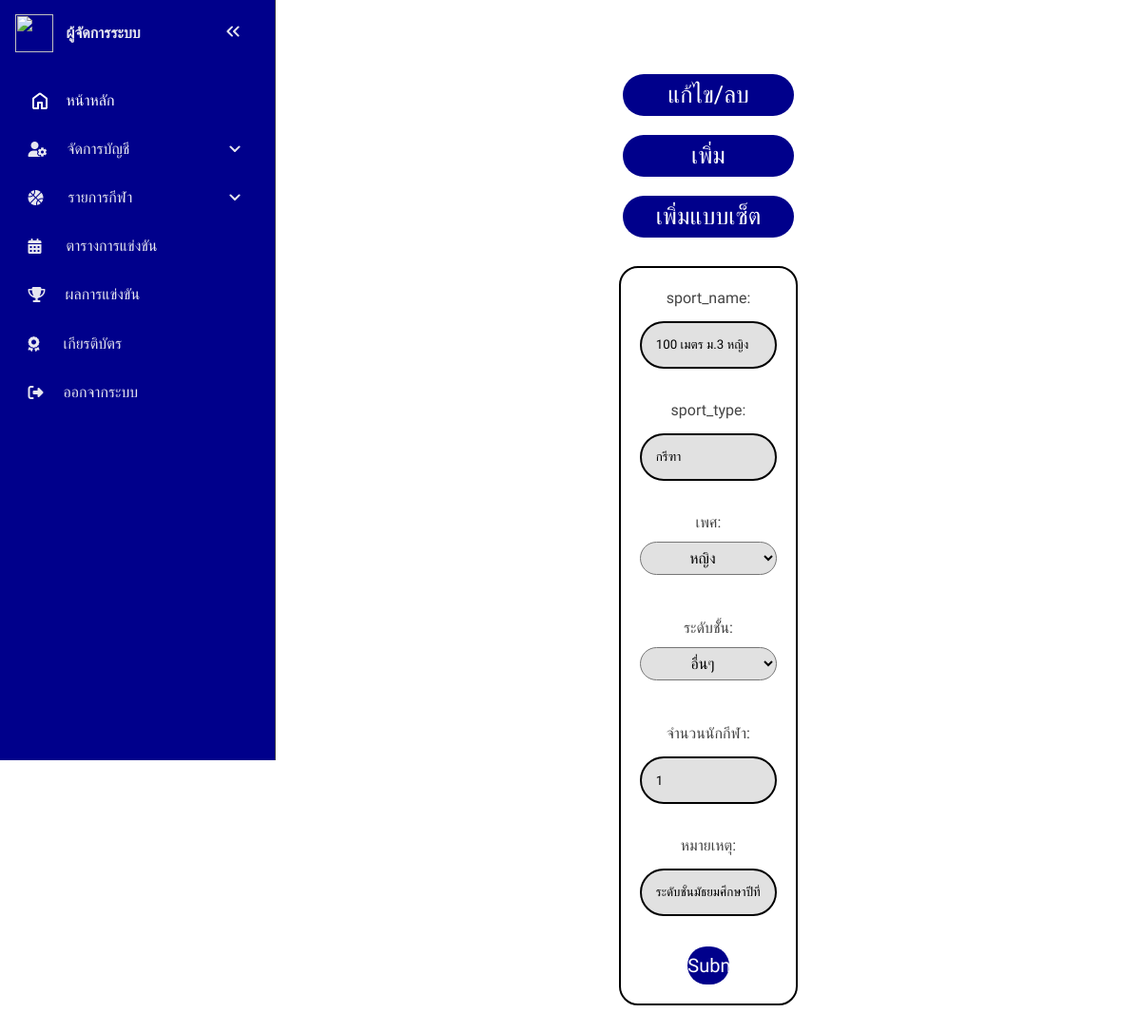
Before: /admin_system.php?page=sport&sub_page=edit&sport_id=67 (signed in) with the older database file.
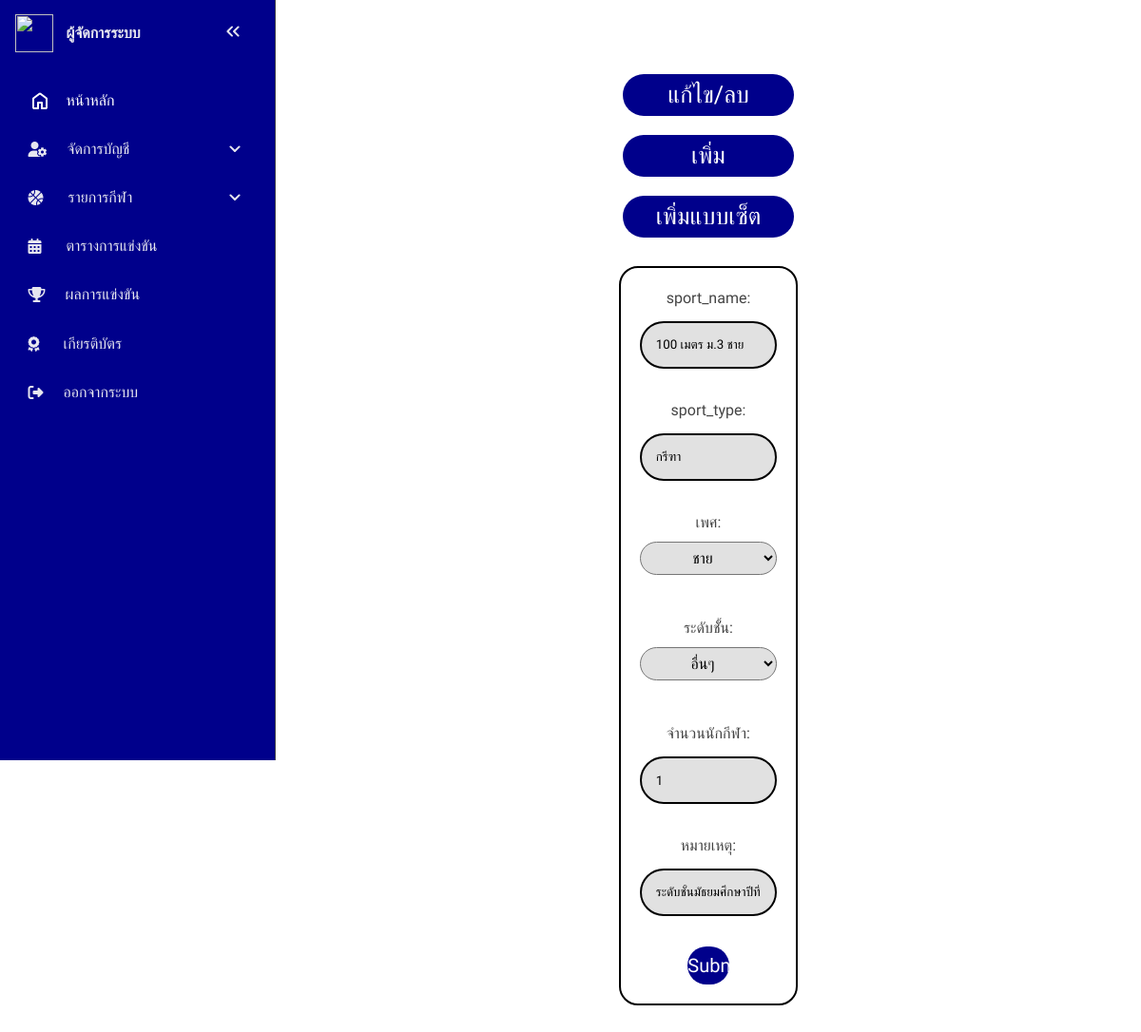
After: the same page with the newer database file.
### tables this page shows
CREATE TABLE `sports` (
  `sport_id` int(11) NOT NULL,
  `sport_name` varchar(128) NOT NULL,
  `sport_type` varchar(64) NOT NULL,
  `sport_degree` varchar(16) NOT NULL,
  `sport_gender` varchar(8) NOT NULL,
  `sport_amount` int(2) NOT NULL,
  `sport_note` varchar(256) NOT NULL
);

### admin/edit/edit_sport.php (the view, shortened to what this page needs)
<body>
<?php
	$id_edit_sports = $_GET['sport_id'] ;
	$sql_find_edit_users = "SELECT * FROM `sports` WHERE `sport_id` = '$id_edit_sports'";
	$result_find_edit_sports = mysqli_query($conn, $sql_find_edit_users);
	if (mysqli_num_rows($result_find_edit_sports) > 0 ) {
		$row_find_edit_users = mysqli_fetch_assoc($result_find_edit_sports);
	}else{
		echo  $_GET['sport_id'];
		echo "not found";
	}
?>
<center>
<form method="post" action="" class="add_sport_all">
	<label for="sport_name">sport_name:</label><input type="text" class="box_sport" name="sport_name" id="sport_name" value="<?php echo $row_find_edit_users['sport_name']; ?>"><br>
	<label for="sport_type">sport_type:</label><input type="text" class="box_sport" name="sport_type" id="sport_type" value="<?php echo $row_find_edit_users['sport_type']; ?>"><br>
	<label for="sport_gender">เพศ:</label>
	<select class="select_box" name="sport_gender" id="sport_gender" required>
		<option value="ชาย" <?php if ($row_find_edit_users['sport_gender'] == "ชาย") {echo "selected";} ?>>ชาย</option>
		<option value="หญิง" <?php if ($row_find_edit_users['sport_gender'] == "หญิง") {echo "selected";} ?>>หญิง</option>
	</select>
	<br>
	<label for="sport_degree">ระดับชัั้น:</label>
	<select class="select_box" name="sport_degree" id="sport_degree" required>
		<option value="อื่นๆ" <?php if ($row_find_edit_users['sport_degree'] == "อื่นๆ") {echo "selected";} ?>>อื่นๆ</option>
	</select>
	<br>
	<label for="sport_amount">จำนวนนักกีฬา:</label><input type="text" class="box_sport" name="sport_amount" id="sport_amount" value="<?php echo $row_find_edit_users['sport_amount']; ?>"><br>
	<label for="sport_note">หมายเหตุ:</label><input type="text" class="box_sport" name="sport_note" id="sport_note"  value="<?php echo $row_find_edit_users['sport_note']; ?>"><br>
	<center>
	<input type="submit" name="edit_sport" class="btn">
	</center>
</form>
</body>

Changed rows visible on the page:
changed sports "กรีฑา": sport_name "100 เมตร ม.3 หญิง" → "100 เมตร ม.3 ชาย"; sport_gender "หญิง" → "ชาย"
